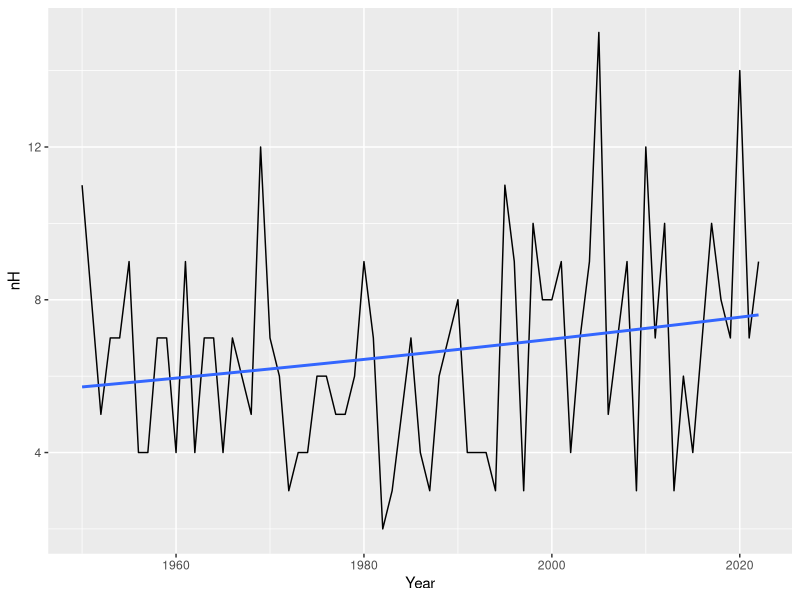
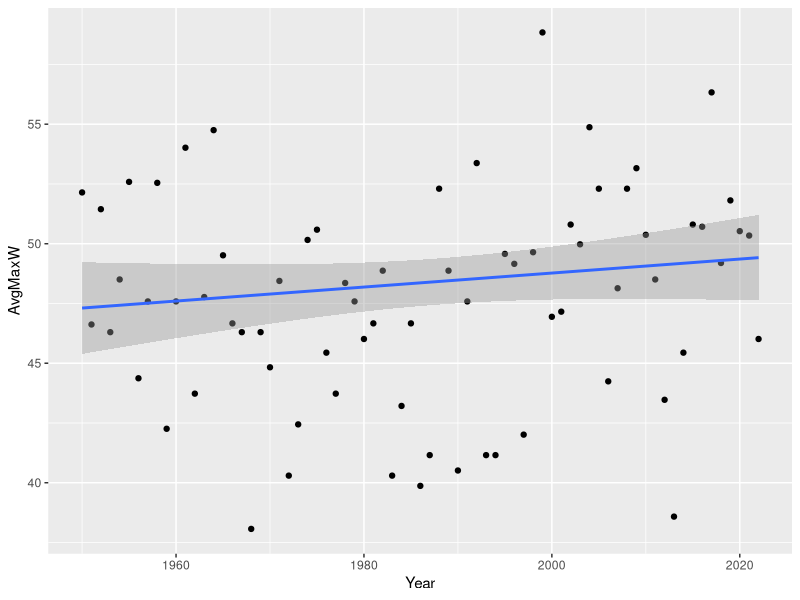
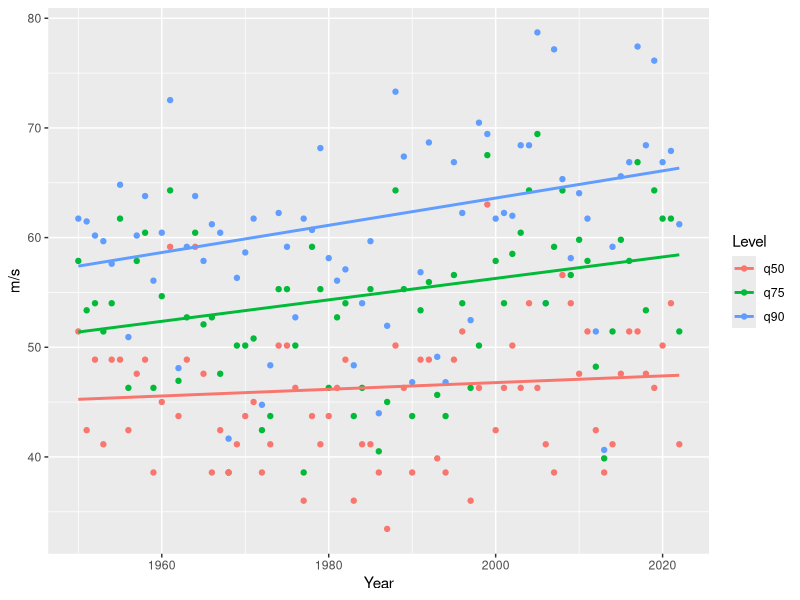

These charts were generated, in order, by the following R code:
## ---- chunk 1
#| echo: true
Tracks.df <- readr::read_csv(file = here::here("data", "NATL_Tracks.csv"),
                         show_col_types = FALSE)

LMI.df <- Tracks.df |>
  dplyr::group_by(SID) |>
  dplyr::summarize(Year = dplyr::first(Season),
                   Name = dplyr::first(NAME),
                   MaxW_mps = max(W_mps)) |>
  dplyr::filter(MaxW_mps >= 33)
## ---- chunk 2
Frequency.df <- LMI.df |>
  dplyr::group_by(Year) |>
  dplyr::summarize(nH = dplyr::n())

library(ggplot2)

ggplot(data = Frequency.df,
       mapping = aes(x = Year, y = nH)) +
  geom_line() +
  geom_smooth(method = glm,
              method.args = list(family = 'poisson'),
              se = FALSE) 
## ---- chunk 3
#| echo: true
glm(nH ~ Year, data = Frequency.df, family = poisson)
## ---- chunk 4
#| echo: true

LMI.df |>
  dplyr::group_by(Year) |>
  dplyr::summarize(AvgMaxW = mean(MaxW_mps),
                   nH = dplyr::n()) |>
ggplot(mapping = aes(x = Year, y = AvgMaxW, weight = nH)) +
  geom_point() +
  geom_smooth(method = lm)
## ---- chunk 5
#| echo: true
Intensity.df <- LMI.df |>
  dplyr::group_by(Year) |>
  dplyr::summarize(q90 = quantile(MaxW_mps, probs = .9),
                   q75 = quantile(MaxW_mps, probs = .75),
                   q50 = quantile(MaxW_mps, probs = .5),
                   nH = dplyr::n()) |>
  tidyr::pivot_longer(cols = 2:4, names_to = "Level", values_to = "Quantile") 

Intensity.df |>
  head()
## ---- chunk 6
#| echo: true
ggplot(data = Intensity.df,
       mapping = aes(x = Year, y = Quantile, color = Level, weight = nH)) +
  geom_point() +
  geom_smooth(method = lm, se = FALSE) +
  ylab("m/s")
## ---- chunk 7
#| echo: true
quantreg::rq(MaxW_mps ~ Year, tau = .9, data = LMI.df) |>
  summary()
